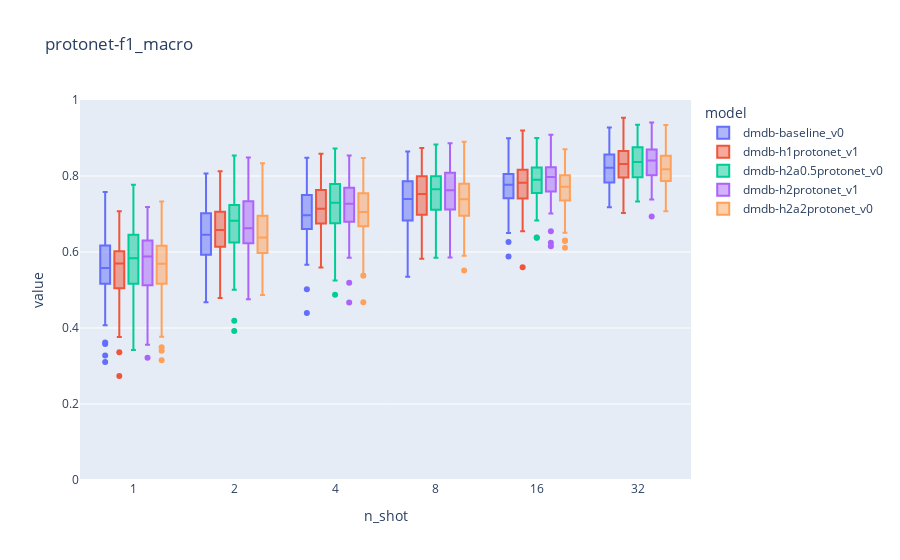

Notebook cell for this chart:
### Code cell
figs[1]['fig']

### Figure 1 — Plotly figure (JSON) as saved in the notebook; plotly's stock layout.template omitted (floating-point values rounded to 4 significant figures; data arrays with more than 128 entries replaced by an {"elided": "..."} marker saying what was removed)
{"data": [{"alignmentgroup": "True", "hovertemplate": "model=dmdb-baseline_v0<br>n_shot=%{x}<br>value=%{y}<extra></extra>", "legendgroup": "dmdb-baseline_v0", "marker": {"color": "#636efa"}, "name": "dmdb-baseline_v0", "notched": false, "offsetgroup": "dmdb-baseline_v0", "orientation": "v", "showlegend": true, "type": "box", "x": {"elided": "600 str values"}, "x0": " ", "xaxis": "x", "y": {"elided": "600 float values"}, "y0": " ", "yaxis": "y"}, {"alignmentgroup": "True", "hovertemplate": "model=dmdb-h1protonet_v1<br>n_shot=%{x}<br>value=%{y}<extra></extra>", "legendgroup": "dmdb-h1protonet_v1", "marker": {"color": "#EF553B"}, "name": "dmdb-h1protonet_v1", "notched": false, "offsetgroup": "dmdb-h1protonet_v1", "orientation": "v", "showlegend": true, "type": "box", "x": {"elided": "600 str values"}, "x0": " ", "xaxis": "x", "y": {"elided": "600 float values"}, "y0": " ", "yaxis": "y"}, {"alignmentgroup": "True", "hovertemplate": "model=dmdb-h2a0.5protonet_v0<br>n_shot=%{x}<br>value=%{y}<extra></extra>", "legendgroup": "dmdb-h2a0.5protonet_v0", "marker": {"color": "#00cc96"}, "name": "dmdb-h2a0.5protonet_v0", "notched": false, "offsetgroup": "dmdb-h2a0.5protonet_v0", "orientation": "v", "showlegend": true, "type": "box", "x": {"elided": "600 str values"}, "x0": " ", "xaxis": "x", "y": {"elided": "600 float values"}, "y0": " ", "yaxis": "y"}, {"alignmentgroup": "True", "hovertemplate": "model=dmdb-h2protonet_v1<br>n_shot=%{x}<br>value=%{y}<extra></extra>", "legendgroup": "dmdb-h2protonet_v1", "marker": {"color": "#ab63fa"}, "name": "dmdb-h2protonet_v1", "notched": false, "offsetgroup": "dmdb-h2protonet_v1", "orientation": "v", "showlegend": true, "type": "box", "x": {"elided": "600 str values"}, "x0": " ", "xaxis": "x", "y": {"elided": "600 float values"}, "y0": " ", "yaxis": "y"}, {"alignmentgroup": "True", "hovertemplate": "model=dmdb-h2a2protonet_v0<br>n_shot=%{x}<br>value=%{y}<extra></extra>", "legendgroup": "dmdb-h2a2protonet_v0", "marker": {"color": "#FFA15A"}, "name": "dmdb-h2a2protonet_v0", "notched": false, "offsetgroup": "dmdb-h2a2protonet_v0", "orientation": "v", "showlegend": true, "type": "box", "x": {"elided": "600 str values"}, "x0": " ", "xaxis": "x", "y": {"elided": "600 float values"}, "y0": " ", "yaxis": "y"}], "layout": {"boxmode": "group", "legend": {"title": {"text": "model"}, "tracegroupgap": 0}, "title": {"text": "protonet-f1_macro"}, "xaxis": {"anchor": "y", "domain": [0, 1], "title": {"text": "n_shot"}}, "yaxis": {"anchor": "x", "domain": [0, 1], "range": [0, 1], "title": {"text": "value"}}}}
